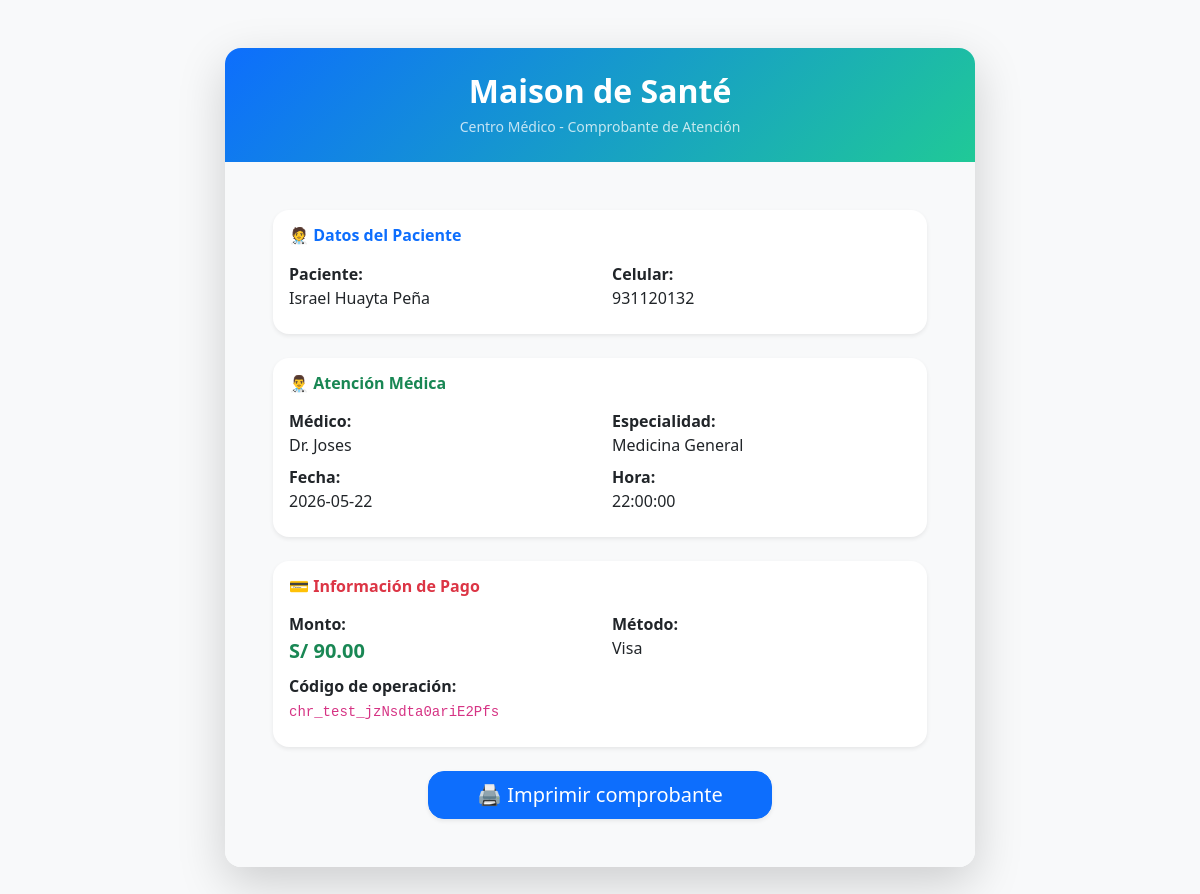
/Vistas/comprobante.php?id=12, run on an earlier commit of the app's database.
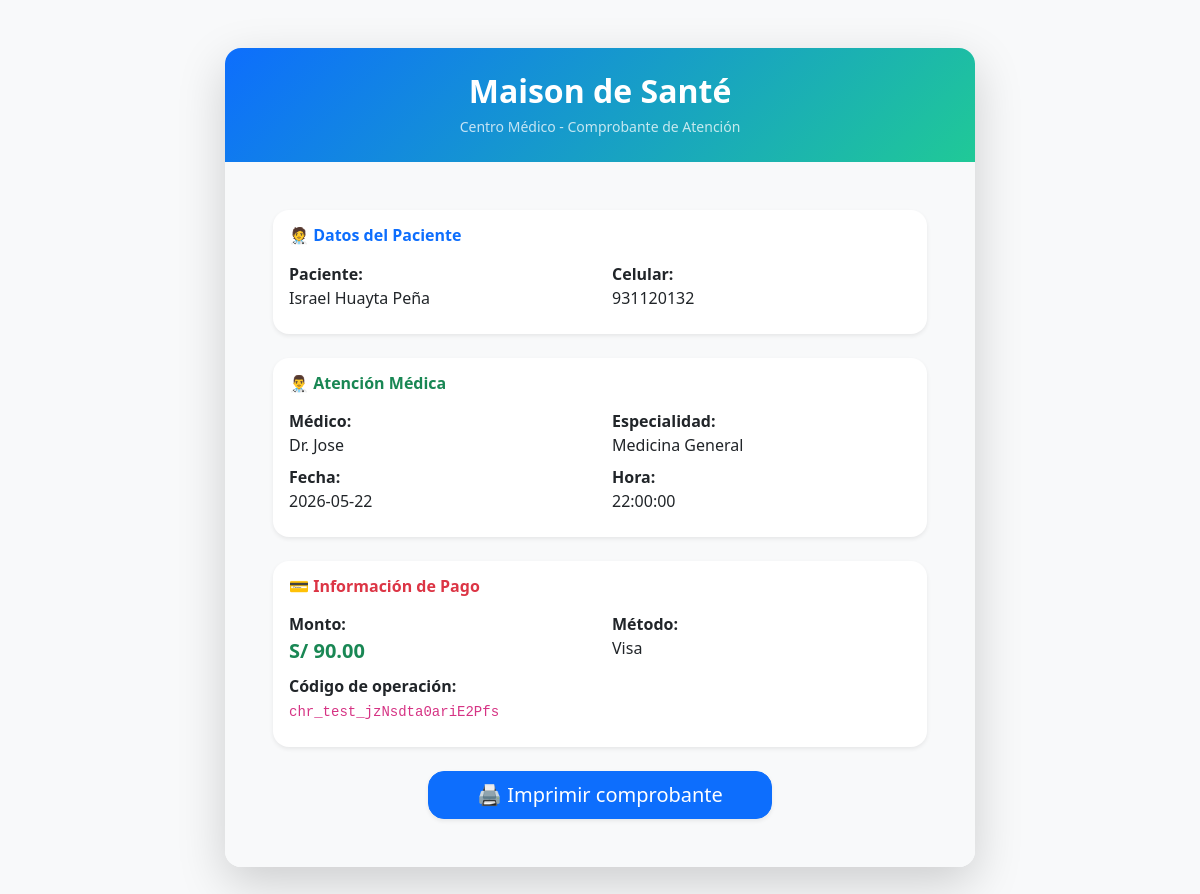
And on a later commit of the database.
### tables this page shows
CREATE TABLE `pagos` (
  `id` int(11) NOT NULL,
  `id_cita` int(11) NOT NULL,
  `monto` decimal(10,2) DEFAULT NULL,
  `estado` varchar(30) DEFAULT NULL,
  `metodo_pago` varchar(50) DEFAULT NULL,
  `culqi_charge_id` varchar(100) DEFAULT NULL,
  `fecha_pago` datetime DEFAULT current_timestamp()
);

CREATE TABLE `pacientes` (
  `id_paciente` int(11) NOT NULL,
  `id_usuario` int(11) NOT NULL,
  `nombres` varchar(30) NOT NULL,
  `apellidos` varchar(30) NOT NULL,
  `dni` int(8) NOT NULL,
  `fecha_nacimiento` date NOT NULL,
  `celular` int(9) NOT NULL,
  `direccion` varchar(50) NOT NULL
);

CREATE TABLE `medicos` (
  `id` int(11) NOT NULL,
  `id_usuario` int(11) DEFAULT NULL,
  `nombre` varchar(100) NOT NULL,
  `id_especialidad` int(11) DEFAULT NULL,
  `telefono` varchar(20) NOT NULL,
  `estado` varchar(20) DEFAULT 'Activo'
);

CREATE TABLE `especialidades` (
  `id` int(11) NOT NULL,
  `nombre` varchar(50) NOT NULL,
  `estado` varchar(20) DEFAULT 'Activo',
  `precio_consulta` decimal(10,2) DEFAULT NULL
);

CREATE TABLE `citas` (
  `id` int(11) NOT NULL,
  `id_paciente` int(11) NOT NULL,
  `fecha` date NOT NULL,
  `hora` time NOT NULL,
  `id_medico` int(11) DEFAULT NULL,
  `estado` varchar(20) DEFAULT 'Confirmada',
  `monto` decimal(10,2) DEFAULT 90.00,
  `estado_pago` varchar(20) DEFAULT 'Pendiente'
);

### Vistas/comprobante.php (the view, shortened to what this page needs)
<?php
include '../ConexionDB/conexion.php';
$id = $_GET['id'];
$sql1 = "SELECT id
         FROM pagos
         WHERE id_cita = $id";
$resultado1 = mysqli_query($conexion, $sql1);
$row1 = mysqli_fetch_assoc($resultado1);
$id_pago = $row1['id'];
$sql = "
SELECT
    p.*,
    e.nombre AS especialidad,
    c.fecha,
    c.hora,
    CONCAT(pa.nombres, ' ',pa.apellidos) AS nombre_paciente,
    pa.celular AS celular,
    m.nombre AS nombre_medico
FROM pagos p
INNER JOIN citas c
ON p.id_cita = c.id
INNER JOIN pacientes pa
ON c.id_paciente = pa.id_paciente
INNER JOIN medicos m
ON c.id_medico = m.id
INNER JOIN especialidades e
ON m.id_especialidad = e.id
WHERE p.id = '$id_pago'
";
$r = $conexion->query($sql);
$f = $r->fetch_assoc();
?>
<!DOCTYPE html>
<html lang="es">
<head>
    <link href="https://cdn.jsdelivr.net/npm/bootstrap@5.3.7/dist/css/bootstrap.min.css" rel="stylesheet">
</head>
<body class="bg-light">
    <div class="container py-5">
        <div class="card shadow-lg border-0 mx-auto rounded-4"
            style="max-width:750px; overflow:hidden;">
            <div class="p-4 text-white text-center"
                style="background: linear-gradient(135deg, #0d6efd, #20c997);">
                <h2 class="fw-bold mb-1">
                    Maison de Santé
                </h2>
                <small class="opacity-75">
                    Centro Médico - Comprobante de Atención
                </small>
            </div>
            <div class="card-body p-5 bg-light">
                <div class="mb-4 p-3 bg-white rounded-4 shadow-sm">
                    <h6 class="text-primary fw-bold mb-3">
                        🧑‍⚕️ Datos del Paciente
                    </h6>
                    <div class="row">
                        <div class="col-md-6 mb-2">
                            <strong>Paciente:</strong><br>
                            <?php echo $f['nombre_paciente']; ?>
                        </div>
                        <div class="col-md-6 mb-2">
                            <strong>Celular:</strong><br>
                            <?php echo $f['celular']; ?>
                        </div>
                    </div>
                </div>
                <div class="mb-4 p-3 bg-white rounded-4 shadow-sm">
                    <h6 class="text-success fw-bold mb-3">
                        👨‍⚕️ Atención Médica
                    </h6>
                    <div class="row">
                        <div class="col-md-6 mb-2">
                            <strong>Médico:</strong><br>
                            <?php echo "Dr. " . htmlspecialchars($f['nombre_medico']); ?>
                        </div>
                        <div class="col-md-6 mb-2">
                            <strong>Especialidad:</strong><br>
                            <?php echo $f['especialidad']; ?>
                        </div>
                        <div class="col-md-6 mb-2">
                            <strong>Fecha:</strong><br>
                            <?php echo $f['fecha']; ?>
                        </div>
                        <div class="col-md-6 mb-2">
                            <strong>Hora:</strong><br>
                            <?php echo $f['hora']; ?>
                        </div>
                    </div>
                </div>
                <div class="mb-4 p-3 bg-white rounded-4 shadow-sm">
                    <h6 class="text-danger fw-bold mb-3">
                        💳 Información de Pago
                    </h6>
                    <div class="row">
                        <div class="col-md-6 mb-2">
                            <strong>Monto:</strong><br>
                            <span class="fs-5 fw-bold text-success">
                                S/ <?php echo $f['monto']; ?>
                            </span>
                        </div>
                        <div class="col-md-6 mb-2">
                            <strong>Método:</strong><br>
                            <?php echo $f['metodo_pago']; ?>
                        </div>
                        <div class="col-md-12 mb-2">
                            <strong>Código de operación:</strong><br>
                            <code><?php echo $f['culqi_charge_id']; ?></code>
                        </div>
                    </div>
                </div>
                <div class="text-center mt-4">
                    <button onclick="window.print()"
                        class="btn btn-lg btn-primary rounded-4 px-5 shadow-sm">
                        🖨️ Imprimir comprobante
                    </button>
                </div>
            </div>
        </div>
    </div>
</body>
</html>

What changed in the data, as far as the page shows it:
changed through a linked row, pagos "Visa": medicos.nombre "Joses" → "Jose"
